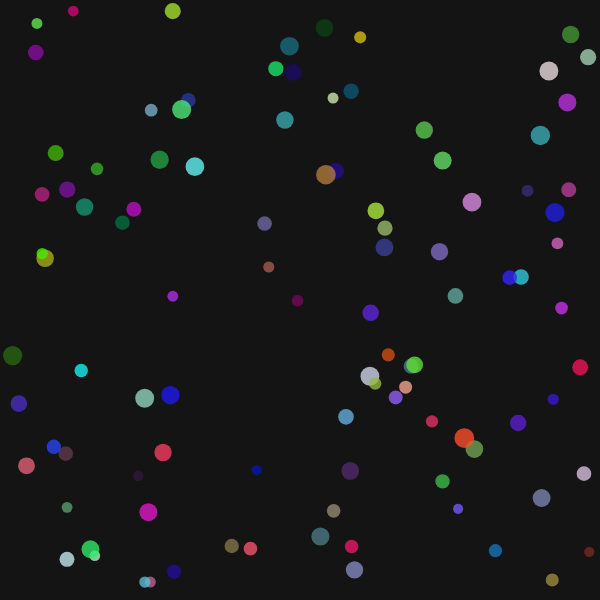
Frame 1 (no input)
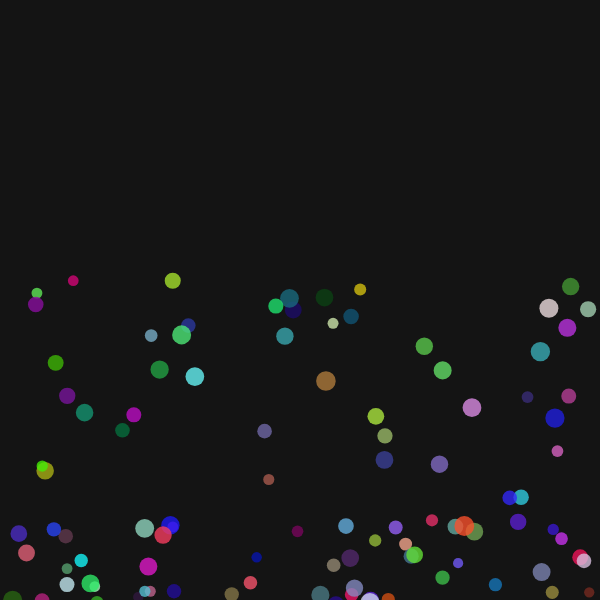
Frame 60 (no input)
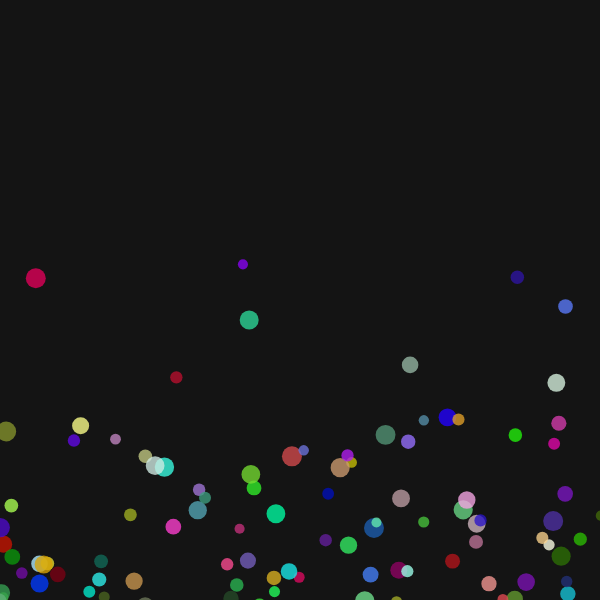
Frame 120 (the mouse pressed at the canvas centre since frame 60)

The p5.js sketch that drew these frames (run headless with seeded random() and noise() and a simulated clock; from frame 60 on, the mouse is pressed at the canvas centre):

// p5.js sketch
// ── sketch.js
let width = 600;
let height = 600
let depth = 600;
let redth = 600;
let greenth = 600;
let blueth = 600;

let r = 10;
let n = 100;

// Position
let cx = new Array(n).fill(0);
let cy = new Array(n).fill(0);
let cz = new Array(n).fill(0);
let cr = new Array(n).fill(0);
let cg = new Array(n).fill(0);
let cb = new Array(n).fill(0);

// Velocity
let cxp = new Array(n).fill(0);
let cyp = new Array(n).fill(0);
let czp = new Array(n).fill(0);
let crp = new Array(n).fill(0);
let cgp = new Array(n).fill(0);
let cbp = new Array(n).fill(0);

let drag = 0.01;
let elast = 0.9;

function setup() {
    createCanvas(width, height);
    // Random starting point in 6D
    for (let i = 0; i < n; i++) {
        cx[i] = random(r, width - r);
        cy[i] = random(r, height - r);
        cz[i] = random(r, depth - r);
        cr[i] = random(r, redth - r);
        cg[i] = random(r, greenth - r);
        cb[i] = random(r, blueth - r);
    }
}

function draw() {
    background(20);

    for (let i = 0; i < n; i++) {
        cx[i] += cxp[i];
        cy[i] += cyp[i];
        cz[i] += czp[i];
        cr[i] += crp[i];
        cg[i] += cgp[i];
        cb[i] += cbp[i];

        // Bounce
        if (cx[i] >= width - r || cx[i] <= r) {
            cxp[i] = -cxp[i] * elast;
        }
        if (cy[i] >= height - r) {
            cyp[i] = -cyp[i] * elast;
        } else {
            // Gravity
            cyp[i] += 1;
        }
        if (cz[i] >= depth - r || cz[i] <= r) {
            czp[i] = -czp[i] * elast;
        }
        if (cr[i] >= redth - r || cr[i] <= r) {
            crp[i] = -crp[i] * elast;
        }
        if (cg[i] >= greenth - r || cg[i] <= r) {
            cgp[i] = -cgp[i] * elast;
        }
        if (cb[i] >= blueth - r || cb[i] <= r) {
            cbp[i] = -cbp[i] * elast;
        }

        // Drag
        cxp[i] *= 1 - drag;
        cyp[i] *= 1 - drag;
        czp[i] *= 1 - drag;
        crp[i] *= 1 - drag;
        cgp[i] *= 1 - drag;
        cbp[i] *= 1 - drag;

        noStroke();
        fill(cr[i] / redth * 255, cg[i] / greenth * 255, cb[i] / blueth * 255, 200);
        circle(cx[i], cy[i], r * (cz[i] + depth) / depth);
    }

}

// Click strength and random variation
let accel = 0.1;
let v = 100;

function mousePressed() {
    for (let i = 0; i < n; i++) {
        // Move toward mouse
        cxp[i] += (mouseX - cx[i] + random(-v, v)) * accel;
        cyp[i] += (mouseY - cy[i] + random(-v, v)) * accel;

        // Move toward "center"
        czp[i] += (depth / 2 - cz[i] + random(-v, v)) * accel;
        crp[i] += (redth / 2 - cr[i] + random(-v, v)) * accel;
        cgp[i] += (greenth / 2 - cg[i] + random(-v, v)) * accel;
        cbp[i] += (blueth / 2 - cb[i] + random(-v, v)) * accel;
    }
}
